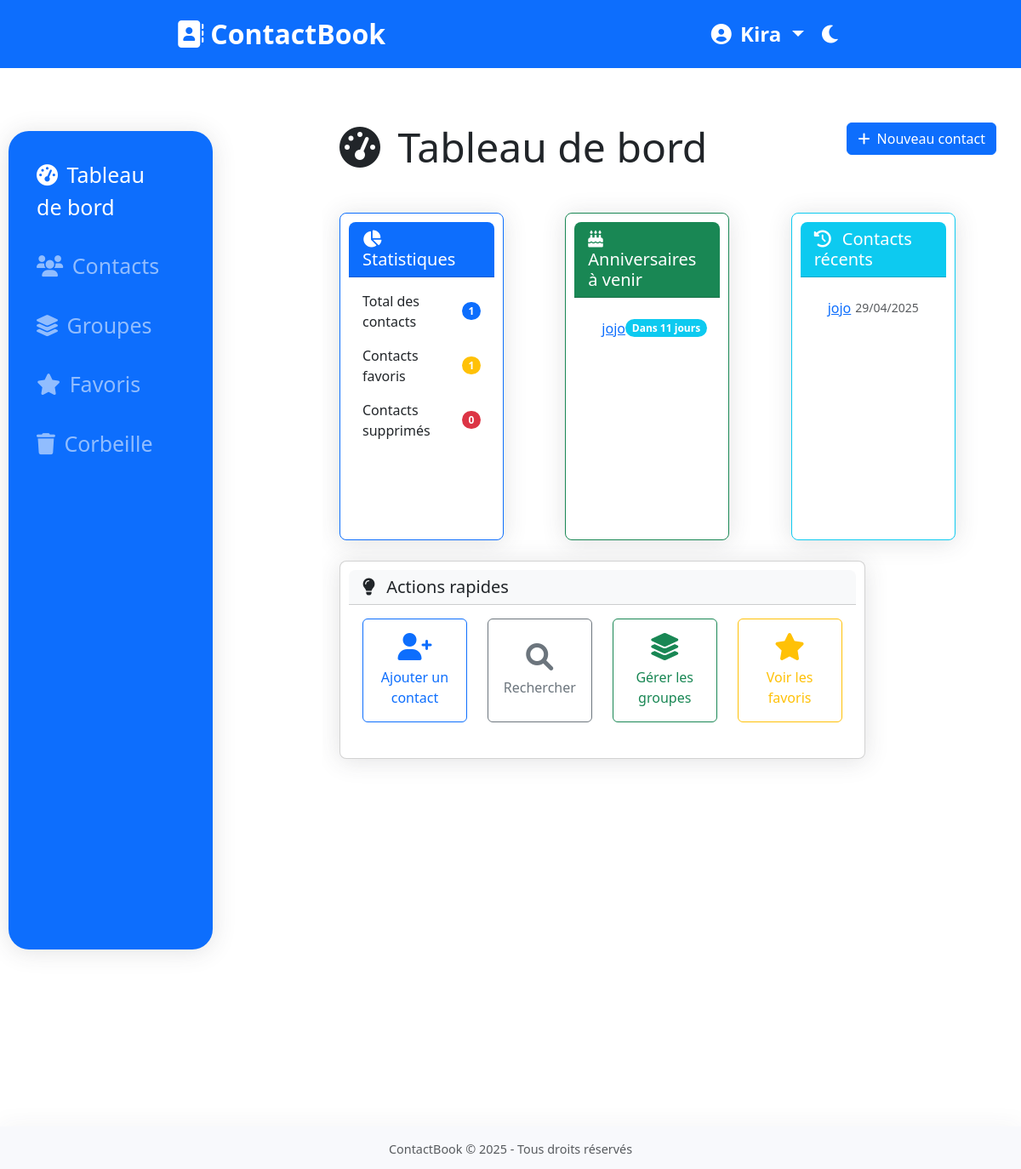
The page /contacts (signed in) on the database as committed earlier.
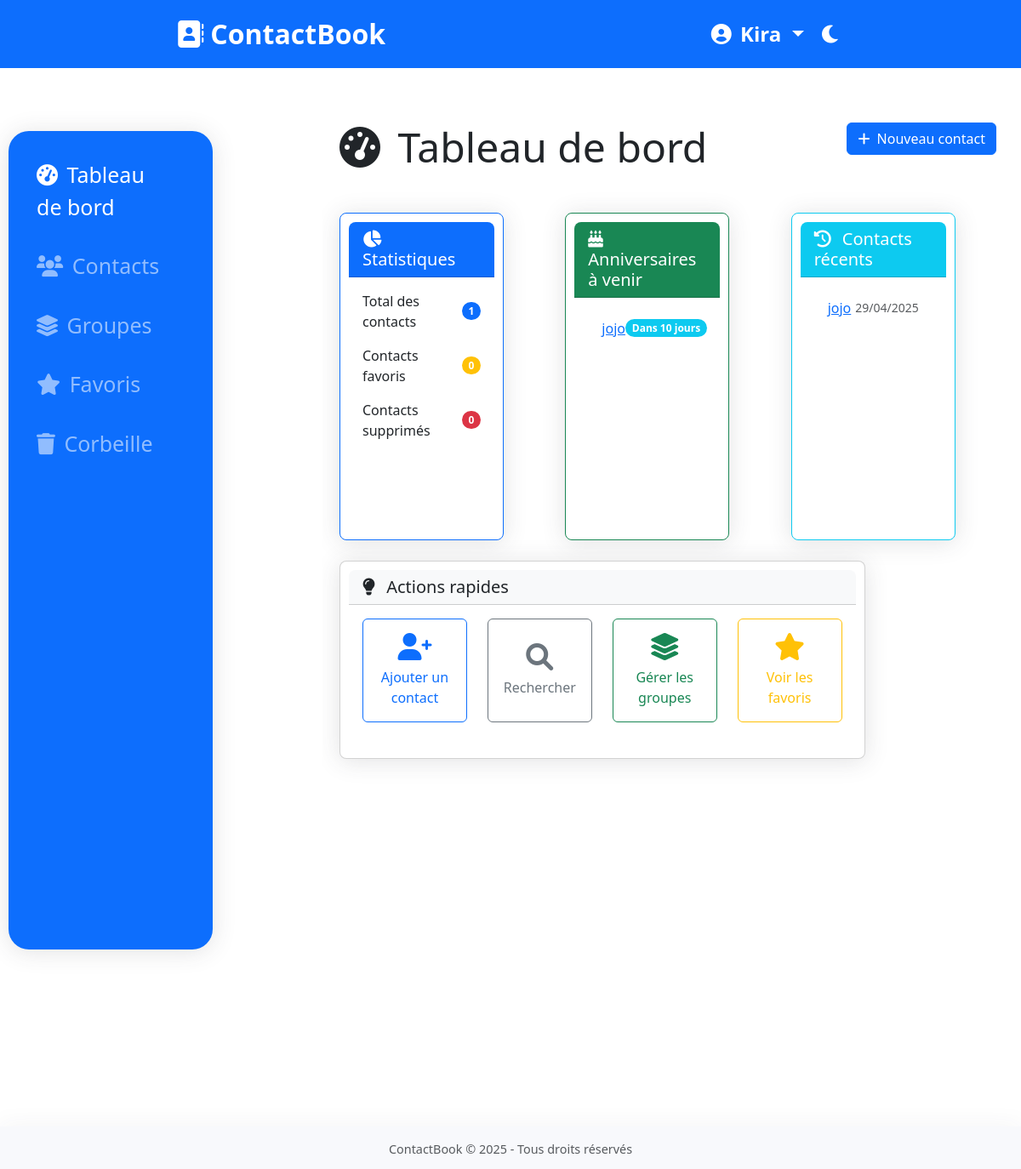
The same page on the database as committed later.
### contacts/models.py (models this page shows, shortened)
class Contact(models.Model):
    user = models.ForeignKey(settings.AUTH_USER_MODEL, on_delete=models.CASCADE, related_name="contacts")
    first_name = models.CharField(max_length=50, blank=True, verbose_name="Prénom")
    last_name = models.CharField(max_length=50, blank=True, verbose_name="Nom")
    phone_number = models.CharField(max_length=20, validators=[validate_phone_number], verbose_name="Téléphone")
    email = models.EmailField(blank=True, verbose_name="Email")
    address = models.TextField(blank=True, verbose_name="Adresse")
    avatar = models.ImageField(upload_to='avatars/', blank=True, null=True, verbose_name="Avatar")
    birth_date = models.DateField(blank=True, null=True, verbose_name="Date de naissance")
    notes = models.TextField(blank=True, verbose_name="Notes")
    is_favorite = models.BooleanField(default=False, verbose_name="Favori")
    groups = models.ManyToManyField(Group, blank=True, related_name="contacts", verbose_name="Groupes")
    is_deleted = models.BooleanField(default=False, verbose_name="Supprimé")
    created_at = models.DateTimeField(auto_now_add=True, verbose_name="Créé le")
    updated_at = models.DateTimeField(auto_now=True, verbose_name="Modifié le")
    def __str__(self):
        if self.first_name and self.last_name:
            return f"{self.first_name} {self.last_name}"
        elif self.first_name:
            return self.first_name
        elif self.last_name:
            return self.last_name
        else:
            return self.phone_number
    def days_until_birthday(self):
        if not self.birth_date:
            return None
        today = date.today()
        next_birthday = date(today.year, self.birth_date.month, self.birth_date.day)
        if next_birthday < today:
            next_birthday = date(today.year + 1, self.birth_date.month, self.birth_date.day)
        return (next_birthday - today).days
    class Meta:
        verbose_name = "Contact"
        verbose_name_plural = "Contacts"
        ordering = ['last_name', 'first_name']

### contacts/views.py (the view)
# urls.py: path('', views.dashboard, name='dashboard'),
@login_required
def dashboard(request):
    total_contacts = Contact.objects.filter(user=request.user, is_deleted=False).count()
    favorite_contacts = Contact.objects.filter(user=request.user, is_favorite=True, is_deleted=False).count()
    deleted_contacts = Contact.objects.filter(user=request.user, is_deleted=True).count()
    today = date.today()
    thirty_days_later = today + timedelta(days=30)
    upcoming_birthdays = []
    contacts_with_birthdays = Contact.objects.filter(
        user=request.user,
        is_deleted=False,
        birth_date__isnull=False
    )
    for contact in contacts_with_birthdays:
        days = contact.days_until_birthday()
        if days is not None and days <= 30:
            upcoming_birthdays.append({
                'contact': contact,
                'days': days
            })
    upcoming_birthdays.sort(key=lambda x: x['days'])
    recent_contacts = Contact.objects.filter(
        user=request.user,
        is_deleted=False
    ).order_by('-updated_at')[:5]
    context = {
        'total_contacts': total_contacts,
        'favorite_contacts': favorite_contacts,
        'deleted_contacts': deleted_contacts,
        'upcoming_birthdays': upcoming_birthdays,
        'recent_contacts': recent_contacts,
    }
    return render(request, 'contacts/dashboard.html', context)

### contacts/templates/contacts/dashboard.html (shortened to what the changed rows need)
{% extends 'base.html' %}
{% block content %}
<div class="row mb-4">
    <div class="col-md-8">
        <h1 class="display-5 mb-4">
            <i class="fas fa-tachometer-alt me-2"></i> Tableau de bord
        </h1>
    </div>
</div>
<div class="row">
    <div class="col-md-4 mb-4">
        <div class="card h-100 border-primary">
            <div class="card-body">
                <div class="d-flex justify-content-between align-items-center mb-3">
                    <div>Contacts favoris</div>
                    <span class="badge bg-warning rounded-pill">{{ favorite_contacts }}</span>
                </div>
            </div>
        </div>
    </div>
    <div class="col-md-4 mb-4">
        <div class="card h-100 border-success">
            <div class="card-body">
                {% if upcoming_birthdays %}
                    <ul class="list-group list-group-flush">
                        {% for item in upcoming_birthdays %}
                            <li class="list-group-item d-flex justify-content-between align-items-center">
                                <div>
                                    <a href="{% url 'contact_detail' item.contact.id %}">{{ item.contact }}</a>
                                </div>
                                <span class="badge {% if item.days == 0 %}bg-danger{% elif item.days <= 7 %}bg-warning{% else %}bg-info{% endif %} rounded-pill">
                                    {% if item.days == 0 %}
                                        Aujourd'hui !
                                    {% elif item.days == 1 %}
                                        Demain
                                    {% else %}
                                        Dans {{ item.days }} jours
                                    {% endif %}
                                </span>
                            </li>
                        {% endfor %}
                    </ul>
                {% else %}
                    <p class="text-muted text-center mt-3">Aucun anniversaire dans les 30 prochains jours</p>
                {% endif %}
            </div>
        </div>
    </div>
    <div class="col-md-4 mb-4">
        <div class="card h-100 border-info">
            <div class="card-body">
                {% if recent_contacts %}
                    <ul class="list-group list-group-flush">
                        {% for contact in recent_contacts %}
                            <li class="list-group-item d-flex justify-content-between align-items-center">
                                <div>
                                    <a href="{% url 'contact_detail' contact.id %}">{{ contact }}</a>
                                </div>
                                <small class="text-muted">{{ contact.updated_at|date:"d/m/Y" }}</small>
                            </li>
                        {% endfor %}
                    </ul>
                {% else %}
                    <p class="text-muted text-center mt-3">Aucun contact récent</p>
                {% endif %}
            </div>
        </div>
    </div>
</div>
{% endblock %}

Rows that differ between the two databases and show on the page:
changed Contact "jojo": days "11" → "10"
Other text that changed with them:
{{ favorite_contacts }}: "1" → "0"
